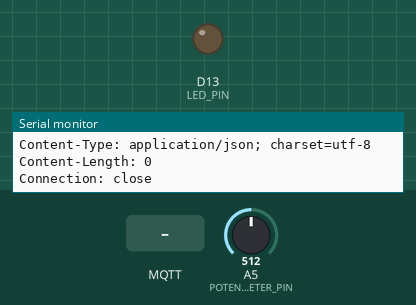
The sketch below on a simulated Arduino Uno R4 WiFi. Parts: output pins drawn as LEDs (lit = HIGH), the last lines printed to the serial monitor. The inputs (shaded band) are chosen by the test bench; at power-on: A5 (POTENTIOMETER_PIN) = 512. WiFi joins after 1.5 s; servers stay silent unless stated; uploads are accepted with an empty reply; no MQTT or app messages arrive unless stated.

Above: at 3.7 s.
3.8 s: MQTT message "ON" arrives on the first subscribed topic
At 6.1 s:
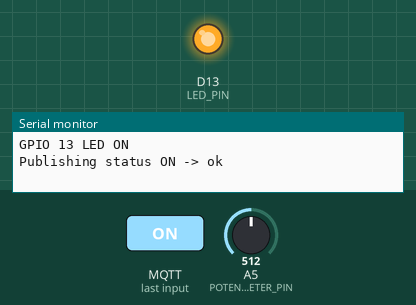
6.8 s: MQTT message "OFF" arrives on the first subscribed topic
At 7.7 s:
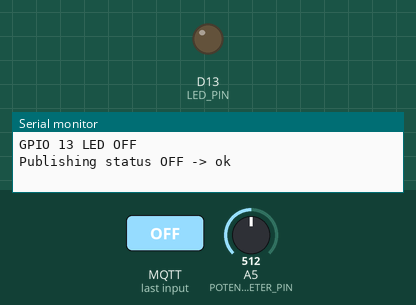
Timing chart, 0 to 9.8 s (numbered marks = the images above; inputs shaded):
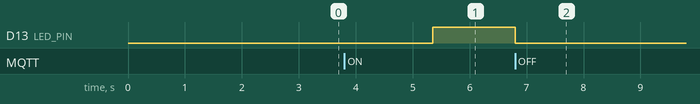

Measured:
- after the input at 3.8 s, D13 (LED_PIN): LOW → HIGH after 1.6 s
- after the input at 6.8 s, D13 (LED_PIN): HIGH → LOW at once

The sketch:

uno_r4_wifi_cloud_device.ino
```cpp
#include <WiFiS3.h>
#include <PubSubClient.h>

const char* WIFI_SSID = "Telia-B798AC";
const char* WIFI_PASSWORD = "pnK7x6nhh222h2wx";

// Oracle Cloud public IP/domain. The Arduino connects to MQTT here.
const char* MQTT_HOST = "141.148.239.103";
const int MQTT_PORT = 1883;

// Next.js dashboard host. The Arduino still sends heartbeat here for Online/Offline.
const char* CLOUD_HOST = "141.148.239.103";
const int CLOUD_PORT = 3000;
const bool CLOUD_USE_SSL = false;

const char* DEVICE_ID = "arduino-e4d35a2d-790a-44d8-92fa-19152bcfabc1";
const char* DEVICE_SECRET = "im1rAljuqaF_O77xMfHOiz4E";
const char* VALUE_VARIABLE_NAME = "display_val";

const int LED_PIN = 13;
const int POTENTIOMETER_PIN = A5;
const unsigned long HEARTBEAT_INTERVAL_MS = 20000;
const unsigned long SENSOR_REPORT_INTERVAL_MS = 750;
const unsigned long MQTT_RETRY_INTERVAL_MS = 5000;
const int SENSOR_REPORT_DELTA = 8;

WiFiClient mqttWifiClient;
PubSubClient mqttClient(mqttWifiClient);

unsigned long lastHeartbeatAt = 0;
unsigned long lastMqttRetryAt = 0;
unsigned long lastSensorReportAt = 0;
String currentLedState = "OFF";
int lastReportedPotentiometerValue = -1;

String commandTopic = String("farm1/") + DEVICE_ID + "/cmd";
String statusTopic = String("farm1/") + DEVICE_ID + "/status";

String readHttpResponse(Client& client) {
  String response;
  const unsigned long startedAt = millis();

  while (millis() - startedAt < 5000) {
    while (client.available()) {
      response += static_cast<char>(client.read());
    }

    if (!client.connected()) {
      break;
    }
  }

  return response;
}

void publishStatus(const char* status) {
  if (!mqttClient.connected()) {
    return;
  }

  const bool published = mqttClient.publish(statusTopic.c_str(), status, true);
  Serial.print("Publishing status ");
  Serial.print(status);
  Serial.print(" -> ");
  Serial.println(published ? "ok" : "failed");
}

void applyLedCommand(const String& command) {
  if (command == currentLedState) {
    publishStatus(command.c_str());
    return;
  }

  if (command == "ON") {
    digitalWrite(LED_PIN, HIGH);
    currentLedState = "ON";
    Serial.println("GPIO 13 LED ON");
    publishStatus("ON");
  } else if (command == "OFF") {
    digitalWrite(LED_PIN, LOW);
    currentLedState = "OFF";
    Serial.println("GPIO 13 LED OFF");
    publishStatus("OFF");
  }
}

void onMqttMessage(char* topic, byte* payload, unsigned int length) {
  String message;

  for (unsigned int index = 0; index < length; index++) {
    message += static_cast<char>(payload[index]);
  }

  message.trim();
  Serial.print("MQTT message on ");
  Serial.print(topic);
  Serial.print(": ");
  Serial.println(message);

  applyLedCommand(message);
}

void sendHeartbeat(const char* status) {
  if (WiFi.status() != WL_CONNECTED) {
    Serial.println("Skipping heartbeat: WiFi is disconnected");
    return;
  }

  WiFiClient plainClient;
  WiFiSSLClient sslClient;
  Client& client = CLOUD_USE_SSL ? static_cast<Client&>(sslClient) : static_cast<Client&>(plainClient);

  if (!client.connect(CLOUD_HOST, CLOUD_PORT)) {
    Serial.println("Heartbeat failed: could not connect to cloud");
    return;
  }

  const String path = String("/api/devices/") + DEVICE_ID + "/heartbeat";
  const int potentiometerValue = analogRead(POTENTIOMETER_PIN);
  const String body =
      String("{\"deviceSecret\":\"") + DEVICE_SECRET + "\",\"status\":\"" + status +
      "\",\"analogPins\":{\"A5\":" + String(potentiometerValue) + "},\"variables\":{\"" +
      VALUE_VARIABLE_NAME + "\":" + String(potentiometerValue) + "}}";

  client.print(String("POST ") + path + " HTTP/1.1\r\n");
  client.print(String("Host: ") + CLOUD_HOST + ":" + String(CLOUD_PORT) + "\r\n");
  client.print("Content-Type: application/json\r\n");
  client.print(String("Content-Length: ") + String(body.length()) + "\r\n");
  client.print("Connection: close\r\n\r\n");
  client.print(body);

  const String response = readHttpResponse(client);
  client.stop();

  Serial.print("A5 potentiometer: ");
  Serial.println(potentiometerValue);
  Serial.println("Heartbeat response:");
  Serial.println(response);
  lastHeartbeatAt = millis();
}

bool connectWifi() {
  Serial.print("Connecting to WiFi ");
  Serial.println(WIFI_SSID);

  WiFi.begin(WIFI_SSID, WIFI_PASSWORD);
  const unsigned long startedAt = millis();

  while (WiFi.status() != WL_CONNECTED && millis() - startedAt < 30000) {
    delay(500);
    Serial.print(".");
  }

  Serial.println();

  if (WiFi.status() != WL_CONNECTED) {
    Serial.println("WiFi connection failed");
    return false;
  }

  Serial.println("WiFi connected");
  Serial.print("IP address: ");
  Serial.println(WiFi.localIP());
  return true;
}

void connectMqtt() {
  if (WiFi.status() != WL_CONNECTED || mqttClient.connected()) {
    return;
  }

  if (millis() - lastMqttRetryAt < MQTT_RETRY_INTERVAL_MS) {
    return;
  }
  lastMqttRetryAt = millis();

  mqttClient.setServer(MQTT_HOST, MQTT_PORT);
  mqttClient.setCallback(onMqttMessage);

  Serial.print("Connecting to MQTT ");
  Serial.print(MQTT_HOST);
  Serial.print(":");
  Serial.println(MQTT_PORT);

  if (mqttClient.connect(DEVICE_ID, DEVICE_ID, DEVICE_SECRET)) {
    Serial.println("MQTT connected");
    mqttClient.subscribe(commandTopic.c_str());
    Serial.print("Subscribed to ");
    Serial.println(commandTopic);
    publishStatus("READY");
    sendHeartbeat("online");
  } else {
    Serial.print("MQTT connect failed, rc=");
    Serial.println(mqttClient.state());
  }
}

void setup() {
  pinMode(LED_PIN, OUTPUT);
  pinMode(POTENTIOMETER_PIN, INPUT);
  digitalWrite(LED_PIN, LOW);

  Serial.begin(115200);
  delay(1000);
  Serial.println("Booting UNO R4 WiFi MQTT cloud device");

  if (connectWifi()) {
    connectMqtt();
  }
}

void loop() {
  if (WiFi.status() != WL_CONNECTED) {
    connectWifi();
  }

  if (WiFi.status() == WL_CONNECTED && !mqttClient.connected()) {
    connectMqtt();
  }

  if (mqttClient.connected()) {
    mqttClient.loop();
  }

  if (WiFi.status() == WL_CONNECTED && millis() - lastHeartbeatAt >= HEARTBEAT_INTERVAL_MS) {
    sendHeartbeat("online");
  }

  const int potentiometerValue = analogRead(POTENTIOMETER_PIN);
  const bool sensorReportDue = millis() - lastSensorReportAt >= SENSOR_REPORT_INTERVAL_MS;
  const bool sensorChangedEnough =
      lastReportedPotentiometerValue < 0 ||
      abs(potentiometerValue - lastReportedPotentiometerValue) >= SENSOR_REPORT_DELTA;

  if (WiFi.status() == WL_CONNECTED && sensorReportDue && sensorChangedEnough) {
    lastSensorReportAt = millis();
    lastReportedPotentiometerValue = potentiometerValue;
    sendHeartbeat("online");
  }
}
```
